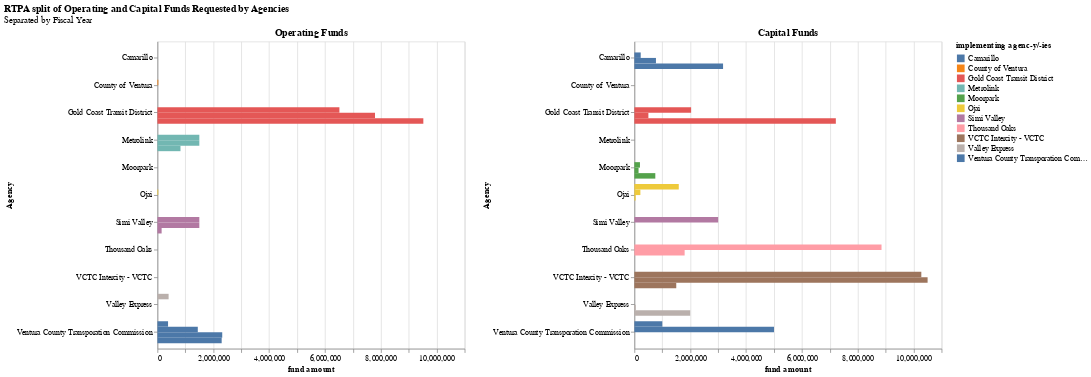

Write notebook code for a chart like this one.
### Code cell
opx_capx_chart

### Figure 1 — Vega-Lite specification as saved in the notebook (floating-point values rounded to 4 significant figures; data arrays with more than 128 entries replaced by an {"elided": "..."} marker saying what was removed)
{"config": {"view": {"continuousWidth": 300, "continuousHeight": 300}}, "hconcat": [{"data": {"name": "data-c01bc3407ed9f1cda4faa1289d36cfe1"}, "mark": {"type": "bar"}, "encoding": {"color": {"field": "implementing agenc-y/-ies", "type": "nominal"}, "tooltip": [{"field": "fund amount", "type": "quantitative"}, {"field": "fiscal year", "type": "nominal"}], "x": {"field": "fund amount", "type": "quantitative"}, "y": {"field": "implementing agenc-y/-ies", "title": "Agency", "type": "nominal"}, "yOffset": {"field": "fiscal year", "type": "nominal"}}, "height": 400, "name": "view_4", "resolve": {"scale": {"x": "shared", "y": "independent"}}, "title": "Operating Funds", "transform": [{"filter": {"param": "param_2"}}], "width": 400}, {"data": {"name": "data-0462454c602e2621b22610b286ddb73d"}, "mark": {"type": "bar"}, "encoding": {"color": {"field": "implementing agenc-y/-ies", "type": "nominal"}, "tooltip": [{"field": "fund amount", "type": "quantitative"}, {"field": "fiscal year", "type": "nominal"}], "x": {"field": "fund amount", "type": "quantitative"}, "y": {"field": "implementing agenc-y/-ies", "title": "Agency", "type": "nominal"}, "yOffset": {"field": "fiscal year", "type": "nominal"}}, "height": 400, "name": "view_5", "resolve": {"scale": {"x": "shared", "y": "independent"}}, "title": "Capital Funds", "transform": [{"filter": {"param": "param_2"}}, {"filter": {"param": "param_2"}}], "width": 400}], "params": [{"name": "param_2", "select": {"type": "point", "fields": ["rtpa"]}, "bind": {"input": "select", "options": ["Alpine County Transportation Commission", "Amador County Transportation Commission", "Butte County Association of Governments", "Calaveras County Council of Goverments", "DNLTC", "El Dorado County Transportation Commission", "Humboldt County Association of Governments", "Kern COG", "Kings County Association of Governments", "LCTC", "Lake County/City Council of Governments", "Los Angeles County Metropolitan Transportation Authority", "Madera County Transportation Commission", "Mariposa County Local Transportation Commission", "Mendocino Council of Governments", "Merced County Association of Governments (MCAG)", "NCTC", "OCTA", "Placer County Transportation Planning Agency (PCTPA)", "Plumas County Transportation Commission", "RCTC", "SCCRTC", "SLOCOG", "San Benito Council of Governments ", "San Diego Metropolitan Transit System", "Shasta Regional Transportation Agency", "Sierra County Transportation Commission", "Tehama County Transportation Commission ", "Tuolumne County Transportation Council", "VCTC"], "name": "Select RTPA"}, "value": "VCTC", "views": ["view_4", "view_5"]}], "resolve": {"scale": {"x": "shared", "y": "independent"}}, "title": {"text": "RTPA split of Operating and Capital Funds Requested by Agencies", "subtitle": "Separated by Fiscal Year"}, "$schema": "https://vega.github.io/schema/vega-lite/v5.17.0.json", "datasets": {"data-c01bc3407ed9f1cda4faa1289d36cfe1": {"elided": "352 records"}, "data-0462454c602e2621b22610b286ddb73d": {"elided": "352 records"}}}
